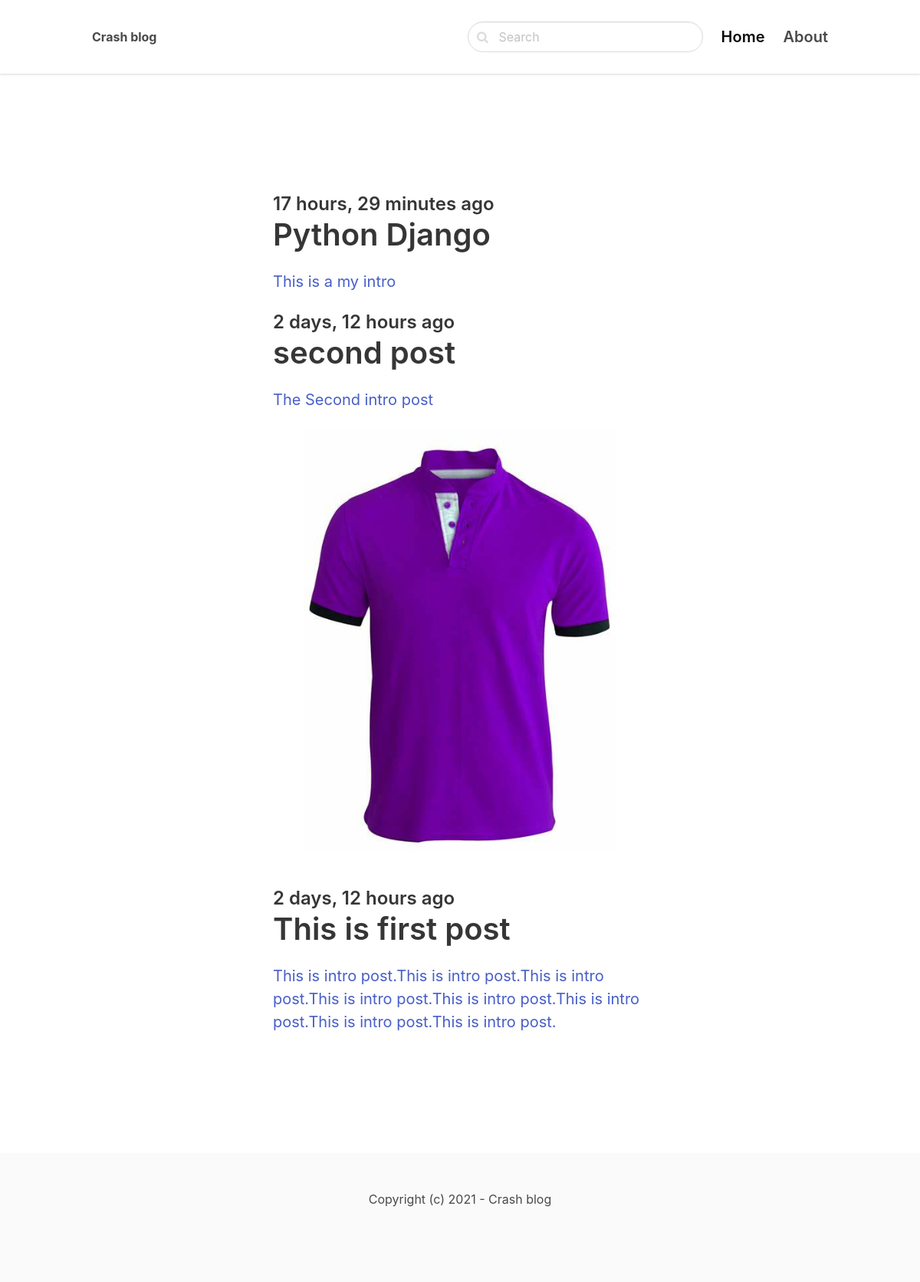
The page / on the database its author committed.
### blog/models.py (models this page shows, shortened)
class Post(models.Model):
    ACTIVE = 'active'
    DRAFT = 'draft'
    CHOICES_STATUS = (
        (ACTIVE, 'Active'),
        (DRAFT, 'Draft')
    )
    category = models.ForeignKey(Category, related_name='posts', on_delete=models.CASCADE)
    title = models.CharField(max_length=255)
    slug = models.SlugField()
    intro = models.TextField()
    body = models.TextField()
    created_at = models.DateTimeField(auto_now_add=True)
    status = models.CharField(max_length=10, choices=CHOICES_STATUS, default=ACTIVE)
    image = models.ImageField(upload_to='uploads/', blank=True, null=True)
    class Meta:
        ordering = ('-created_at',)

### core/views.py (the view)
# urls.py: path('', frontpage, name="frontpage"),
def frontpage(request):
    posts = Post.objects.filter(status=Post.ACTIVE)
    return render(request, 'core/frontpage.html', {"posts": posts})

### core/templates/core/frontpage.html (shortened to what this page needs)
{% extends "core/base.html" %}
{% block content %}
<section class="hero">
     <div class="hero-body">
         <div class="container">
              <section class="section">
                 <div class="colums">
                    <div class="column is-8 is-offset-2">
                         {% for post in posts %}
                         <div class="content is-medium">
                             <a href="{% url 'post_detail' post.category.slug post.slug %}">
                              {% if post.image %}
                              <figure class="image">
                                   <img src="{{ post.image.url }}" alt="">
                              </figure>
                              {% endif %}
                              <h2 class="subtitle is-4"> {{ post.created_at| timesince}} ago </h2>
                              <h1 class="title"> {{ post.title }} </h1>
                              <p>{{ post.intro }} </p>
                         </a>
                         </div>
                         {% endfor %}
                    </div>
               </div>
            </section>
        </div>
     </div>
</section>
{% endblock content %}

### rows shown on the page
Post: created_at "17 hours, 29 minutes", title "Python Django", intro "This is a my intro"
Post: created_at "2 days, 12 hours", title "second post", intro "The Second intro post"
Post: image (picture), created_at "2 days, 12 hours", title "This is first post", intro "This is intro post.This is intro post.This is intro post.This is intro post.This is intro post.This is intro post.This is intro post.This is intro post."
